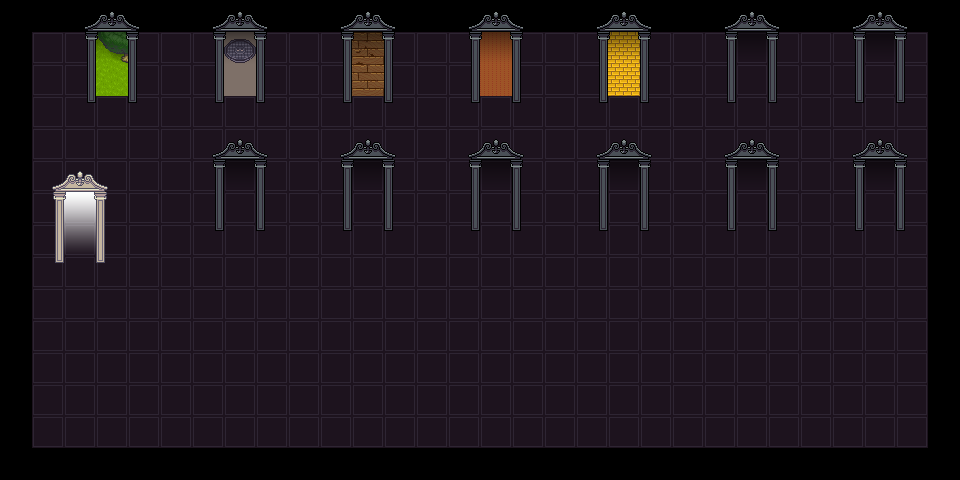

Below is a game level as drawn by its tile map, then a one-line description and the .tmx file that defines it, in full:
An orthogonal 30x15 tile map with 32x32 px tiles, 4 tile layers (bg, door-previews, door-shadows, foreground), 5 tilesets and 7 objects (start, to-wonderland-1, to-tmnt-1, to-wanta-1, to-blues-clues-1, ...).

<map version="1.11" tiledversion="1.11.2" orientation="orthogonal" renderorder="right-down" width="30" height="15" tilewidth="32" tileheight="32" infinite="0" nextlayerid="6" nextobjectid="9">
 <tileset firstgid="1" source="../Assorted_LPC/lpc-floors/floors.tsx" />
 <tileset firstgid="2049" source="../[Town]VictorianDoorsWindows_LPC.tsx" />
 <tileset firstgid="7169" source="../[Base]BaseChip_pipo.tsx" />
 <tileset firstgid="8169" source="../[Town]VictorianStreets_LPC.tsx" />
 <tileset firstgid="9705" source="../[A]LightShadow_pipo.tsx" />
 <layer id="1" name="bg" width="30" height="15">
  <data encoding="csv">
0,0,0,0,0,0,0,0,0,0,0,0,0,0,0,0,0,0,0,0,0,0,0,0,0,0,0,0,0,0,
0,1825,1825,7170,1825,1825,1825,1974,1825,1825,1825,1286,1825,1825,1825,730,1825,1825,1825,7482,1825,1825,1825,1825,1825,1825,1825,1825,1825,0,
0,1825,1825,7170,1825,1825,1825,1974,1825,1825,1825,1254,1825,1825,1825,730,1825,1825,1825,7482,1825,1825,1825,1825,1825,1825,1825,1825,1825,0,
0,1825,1825,1825,1825,1825,1825,1825,1825,1825,1825,1825,1825,1825,1825,1825,1825,1825,1825,1825,1825,1825,1825,1825,1825,1825,1825,1825,1825,0,
0,1825,1825,1825,1825,1825,1825,1825,1825,1825,1825,1825,1825,1825,1825,1825,1825,1825,1825,1825,1825,1825,1825,1825,1825,1825,1825,1825,1825,0,
0,1825,1825,1825,1825,1825,1825,1825,1825,1825,1825,1825,1825,1825,1825,1825,1825,1825,1825,1825,1825,1825,1825,1825,1825,1825,1825,1825,1825,0,
0,1825,1825,1825,1825,1825,1825,1825,1825,1825,1825,1825,1825,1825,1825,1825,1825,1825,1825,1825,1825,1825,1825,1825,1825,1825,1825,1825,1825,0,
0,1825,1825,1825,1825,1825,1825,1825,1825,1825,1825,1825,1825,1825,1825,1825,1825,1825,1825,1825,1825,1825,1825,1825,1825,1825,1825,1825,1825,0,
0,1825,1825,1825,1825,1825,1825,1825,1825,1825,1825,1825,1825,1825,1825,1825,1825,1825,1825,1825,1825,1825,1825,1825,1825,1825,1825,1825,1825,0,
0,1825,1825,1825,1825,1825,1825,1825,1825,1825,1825,1825,1825,1825,1825,1825,1825,1825,1825,1825,1825,1825,1825,1825,1825,1825,1825,1825,1825,0,
0,1825,1825,1825,1825,1825,1825,1825,1825,1825,1825,1825,1825,1825,1825,1825,1825,1825,1825,1825,1825,1825,1825,1825,1825,1825,1825,1825,1825,0,
0,1825,1825,1825,1825,1825,1825,1825,1825,1825,1825,1825,1825,1825,1825,1825,1825,1825,1825,1825,1825,1825,1825,1825,1825,1825,1825,1825,1825,0,
0,1825,1825,1825,1825,1825,1825,1825,1825,1825,1825,1825,1825,1825,1825,1825,1825,1825,1825,1825,1825,1825,1825,1825,1825,1825,1825,1825,1825,0,
0,1825,1825,1825,1825,1825,1825,1825,1825,1825,1825,1825,1825,1825,1825,1825,1825,1825,1825,1825,1825,1825,1825,1825,1825,1825,1825,1825,1825,0,
0,0,0,0,0,0,0,0,0,0,0,0,0,0,0,0,0,0,0,0,0,0,0,0,0,0,0,0,0,0
</data>
 </layer>
 <layer id="2" name="door-previews" width="30" height="15">
  <data encoding="csv">
0,0,0,0,0,0,0,0,0,0,0,0,0,0,0,0,0,0,0,0,0,0,0,0,0,0,0,0,0,0,
0,0,0,7187,0,0,0,9626,0,0,0,0,0,0,0,0,0,0,0,0,0,0,0,0,0,0,0,0,0,0,
0,0,0,0,0,0,0,0,0,0,0,0,0,0,0,0,0,0,0,0,0,0,0,0,0,0,0,0,0,0,
0,0,0,0,0,0,0,0,0,0,0,0,0,0,0,0,0,0,0,0,0,0,0,0,0,0,0,0,0,0,
0,0,0,0,0,0,0,0,0,0,0,0,0,0,0,0,0,0,0,0,0,0,0,0,0,0,0,0,0,0,
0,0,0,0,0,0,0,0,0,0,0,0,0,0,0,0,0,0,0,0,0,0,0,0,0,0,0,0,0,0,
0,0,0,0,0,0,0,0,0,0,0,0,0,0,0,0,0,0,0,0,0,0,0,0,0,0,0,0,0,0,
0,0,0,0,0,0,0,0,0,0,0,0,0,0,0,0,0,0,0,0,0,0,0,0,0,0,0,0,0,0,
0,0,0,0,0,0,0,0,0,0,0,0,0,0,0,0,0,0,0,0,0,0,0,0,0,0,0,0,0,0,
0,0,0,0,0,0,0,0,0,0,0,0,0,0,0,0,0,0,0,0,0,0,0,0,0,0,0,0,0,0,
0,0,0,0,0,0,0,0,0,0,0,0,0,0,0,0,0,0,0,0,0,0,0,0,0,0,0,0,0,0,
0,0,0,0,0,0,0,0,0,0,0,0,0,0,0,0,0,0,0,0,0,0,0,0,0,0,0,0,0,0,
0,0,0,0,0,0,0,0,0,0,0,0,0,0,0,0,0,0,0,0,0,0,0,0,0,0,0,0,0,0,
0,0,0,0,0,0,0,0,0,0,0,0,0,0,0,0,0,0,0,0,0,0,0,0,0,0,0,0,0,0,
0,0,0,0,0,0,0,0,0,0,0,0,0,0,0,0,0,0,0,0,0,0,0,0,0,0,0,0,0,0
</data>
 </layer>
 <layer id="5" name="door-shadows" width="30" height="15">
  <data encoding="csv">
0,0,0,0,0,0,0,0,0,0,0,0,0,0,0,0,0,0,0,0,0,0,0,0,0,0,0,0,0,0,
0,0,0,9718,0,0,0,9718,0,0,0,9718,0,0,0,9718,0,0,0,9718,0,0,0,9718,0,0,0,9718,0,0,
0,0,0,0,0,0,0,0,0,0,0,0,0,0,0,0,0,0,0,0,0,0,0,0,0,0,0,0,0,0,
0,0,0,0,0,0,0,0,0,0,0,0,0,0,0,0,0,0,0,0,0,0,0,0,0,0,0,0,0,0,
0,0,0,0,0,0,0,0,0,0,0,0,0,0,0,0,0,0,0,0,0,0,0,0,0,0,0,0,0,0,
0,0,0,0,0,0,0,9718,0,0,0,9718,0,0,0,9718,0,0,0,9718,0,0,0,9718,0,0,0,9718,0,0,
0,0,9762,0,0,0,0,0,0,0,0,0,0,0,0,0,0,0,0,0,0,0,0,0,0,0,0,0,0,0,
0,0,9770,0,0,0,0,0,0,0,0,0,0,0,0,0,0,0,0,0,0,0,0,0,0,0,0,0,0,0,
0,0,0,0,0,0,0,0,0,0,0,0,0,0,0,0,0,0,0,0,0,0,0,0,0,0,0,0,0,0,
0,0,0,0,0,0,0,0,0,0,0,0,0,0,0,0,0,0,0,0,0,0,0,0,0,0,0,0,0,0,
0,0,0,0,0,0,0,0,0,0,0,0,0,0,0,0,0,0,0,0,0,0,0,0,0,0,0,0,0,0,
0,0,0,0,0,0,0,0,0,0,0,0,0,0,0,0,0,0,0,0,0,0,0,0,0,0,0,0,0,0,
0,0,0,0,0,0,0,0,0,0,0,0,0,0,0,0,0,0,0,0,0,0,0,0,0,0,0,0,0,0,
0,0,0,0,0,0,0,0,0,0,0,0,0,0,0,0,0,0,0,0,0,0,0,0,0,0,0,0,0,0,
0,0,0,0,0,0,0,0,0,0,0,0,0,0,0,0,0,0,0,0,0,0,0,0,0,0,0,0,0,0
</data>
 </layer>
 <layer id="3" name="foreground" width="30" height="15">
  <properties>
   <property name="z" type="int" value="0" />
  </properties>
  <data encoding="csv">
0,0,2480,2481,2482,0,2480,2481,2482,0,2480,2481,2482,0,2480,2481,2482,0,2480,2481,2482,0,2480,2481,2482,0,2480,2481,2482,0,
0,0,2512,2513,2514,0,2512,2513,2514,0,2512,2513,2514,0,2512,2513,2514,0,2512,2513,2514,0,2512,2513,2514,0,2512,2513,2514,0,
0,0,2413,2414,2415,0,2413,2414,2415,0,2413,2414,2415,0,2413,2414,2415,0,2413,2414,2415,0,2413,2414,2415,0,2413,2414,2415,0,
0,0,2445,2446,2447,0,2445,2446,2447,0,2445,2446,2447,0,2445,2446,2447,0,2445,2446,2447,0,2445,2446,2447,0,2445,2446,2447,0,
0,0,0,0,0,0,2480,2481,2482,0,2480,2481,2482,0,2480,2481,2482,0,2480,2481,2482,0,2480,2481,2482,0,2480,2481,2482,0,
0,2224,2225,2226,0,0,2512,2513,2514,0,2512,2513,2514,0,2512,2513,2514,0,2512,2513,2514,0,2512,2513,2514,0,2512,2513,2514,0,
0,2256,2257,2258,0,0,2413,2414,2415,0,2413,2414,2415,0,2413,2414,2415,0,2413,2414,2415,0,2413,2414,2415,0,2413,2414,2415,0,
0,2157,2158,2159,0,0,2445,2446,2447,0,2445,2446,2447,0,2445,2446,2447,0,2445,2446,2447,0,2445,2446,2447,0,2445,2446,2447,0,
0,2189,2190,2191,0,0,0,0,0,0,0,0,0,0,0,0,0,0,0,0,0,0,0,0,0,0,0,0,0,0,
0,0,0,0,0,0,0,0,0,0,0,0,0,0,0,0,0,0,0,0,0,0,0,0,0,0,0,0,0,0,
0,0,0,0,0,0,0,0,0,0,0,0,0,0,0,0,0,0,0,0,0,0,0,0,0,0,0,0,0,0,
0,0,0,0,0,0,0,0,0,0,0,0,0,0,0,0,0,0,0,0,0,0,0,0,0,0,0,0,0,0,
0,0,0,0,0,0,0,0,0,0,0,0,0,0,0,0,0,0,0,0,0,0,0,0,0,0,0,0,0,0,
0,0,0,0,0,0,0,0,0,0,0,0,0,0,0,0,0,0,0,0,0,0,0,0,0,0,0,0,0,0,
0,0,0,0,0,0,0,0,0,0,0,0,0,0,0,0,0,0,0,0,0,0,0,0,0,0,0,0,0,0
</data>
 </layer>
 <objectgroup id="4" name="Object Layer 1">
  <object id="2" name="start" x="80" y="304">
   <point />
  </object>
  <object id="3" name="to-wonderland-1" x="96" y="64" width="32" height="16">
   <properties>
    <property name="dest" value="wonderland-visit-1-maze" />
   </properties>
  </object>
  <object id="4" name="to-tmnt-1" x="224" y="64" width="32" height="16">
   <properties>
    <property name="dest" value="wonderland-visit-1-maze" />
   </properties>
  </object>
  <object id="5" name="to-wanta-1" x="352" y="64" width="32" height="16">
   <properties>
    <property name="dest" value="rift-wanta" />
    <property name="destDir" value="r" />
   </properties>
  </object>
  <object id="6" name="to-blues-clues-1" x="480" y="64" width="32" height="16">
   <properties>
    <property name="dest" value="blues-clues-living-room" />
    <property name="destDir" value="u" />
   </properties>
  </object>
  <object id="7" name="to-oz-1" x="608" y="64" width="32" height="16">
   <properties>
    <property name="dest" value="wonderland-visit-1-maze" />
   </properties>
  </object>
  <object id="8" name="teleport-menu" x="64" y="224">
   <point />
  </object>
 </objectgroup>
</map>
